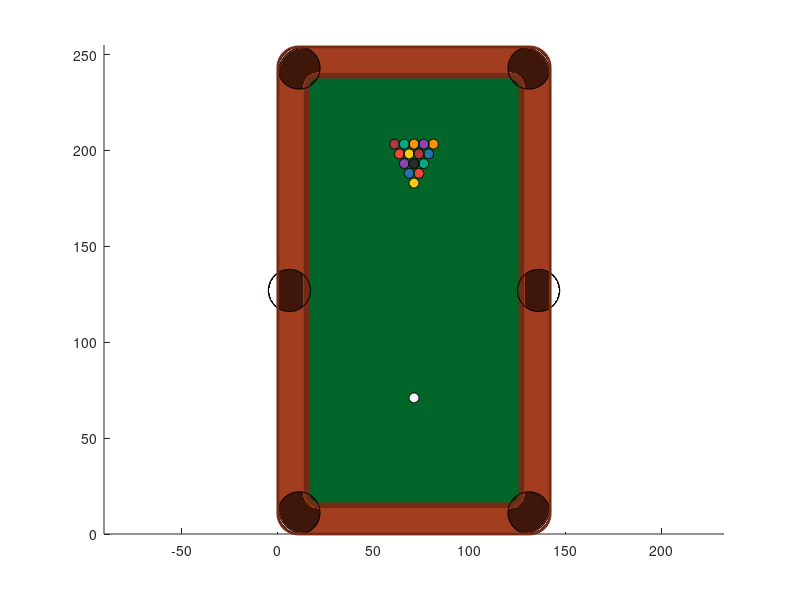

Source code (MATLAB):
clc;
close all;

width_outer = 142.0;
length_outer = 254.0;

width_inner = 112.0;
length_inner = 224.0;

ball_size = 5.08;

pocket_size = 22;
pocket_color = [62 22 10];

cloth_color = [2 102 42];
band_color = [162 61 31];
border_color = [116 43 21];

% yellow = [247 202 23];
% blue = [36 116 169];
% red = [239 72 54];
% purple = [143 68 173];
% orange = [249 148 6];
% green = [7 168 132];
% brown = [179 55 64];
% black = [43 43 43];
% white = [242 242 242];

balls = {
    242, 242, 242, 15 + width_inner/2, 15 + 1/4 * length_inner;
    
    247, 202, 23, 15 + width_inner/2, 15 + 3/4 * length_inner;
    
    36, 116, 169, 15 + width_inner/2 - 1/2 * ball_size, 15 + 3/4 * length_inner + ball_size;
    239, 72, 54, 15 + width_inner/2 + 1/2 * ball_size, 15 + 3/4 * length_inner + ball_size;
    
    43, 43, 43, 15 + width_inner/2, 15 + 3/4 * length_inner + 2 * ball_size;
    7, 168, 132, 15 + width_inner/2 + ball_size, 15 + 3/4 * length_inner + 2 * ball_size;
    143, 68, 173, 15 + width_inner/2 - ball_size, 15 + 3/4 * length_inner + 2 * ball_size;
    
    179, 55, 64, 15 + width_inner/2 + 1/2 * ball_size, 15 + 3/4 * length_inner + 3 * ball_size;
    247, 202, 23, 15 + width_inner/2 - 1/2 * ball_size, 15 + 3/4 * length_inner + 3 * ball_size;
    36, 116, 169, 15 + width_inner/2 + 3/2 * ball_size, 15 + 3/4 * length_inner + 3 * ball_size;
    239, 72, 54, 15 + width_inner/2 - 3/2 * ball_size, 15 + 3/4 * length_inner + 3 * ball_size;
    
    143, 68, 173, 15 + width_inner/2 + ball_size, 15 + 3/4 * length_inner + 4 * ball_size;
    249, 148, 6, 15 + width_inner/2 + 2 * ball_size, 15 + 3/4 * length_inner + 4 * ball_size;
    7, 168, 132, 15 + width_inner/2 - ball_size, 15 + 3/4 * length_inner + 4 * ball_size;
    179, 55, 64, 15 + width_inner/2 - 2 * ball_size, 15 + 3/4 * length_inner + 4 * ball_size;
    249, 148, 6, 15 + width_inner/2, 15 + 3/4 * length_inner + 4 * ball_size;
};

figure;
rectangle('Position', [0 0 width_outer length_outer], ...
    'Curvature', 0.2, 'FaceColor', band_color / 255);
rectangle('Position', [15 15 width_inner length_inner], ...
    'Curvature', 0.1, 'FaceColor', cloth_color / 255, 'EdgeColor', border_color / 255, ...
    'LineWidth', 4);

rectangle('Position', [0 0 pocket_size pocket_size], ...
    'Curvature', 1, 'FaceColor', pocket_color / 255);
rectangle('Position', [width_outer - pocket_size 0 pocket_size pocket_size], ...
    'Curvature', 1, 'FaceColor', pocket_color / 255);
rectangle('Position', [width_outer - pocket_size length_outer - pocket_size pocket_size pocket_size], ...
    'Curvature', 1, 'FaceColor', pocket_color / 255);
rectangle('Position', [0 length_outer - pocket_size pocket_size pocket_size], ...
    'Curvature', 1, 'FaceColor', pocket_color / 255);
rectangle('Position', [width_outer - pocket_size + 5 length_outer/2 - pocket_size/2 pocket_size pocket_size], ...
    'Curvature', 1, 'FaceColor', pocket_color / 255);
rectangle('Position', [-5 length_outer/2 - pocket_size/2 pocket_size pocket_size], ...
    'Curvature', 1, 'FaceColor', pocket_color / 255);

rectangle('Position', [-10 1 10 length_outer], 'FaceColor', [1, 1, 1], 'EdgeColor', 'none');
rectangle('Position', [width_outer 1 10 length_outer], 'FaceColor', [1, 1, 1], 'EdgeColor', 'none');

rectangle('Position', [0 0 width_outer length_outer], 'EdgeColor', border_color / 255, 'Curvature', 0.15, 'LineWidth', 2);

c = 1;
for i = 1:16
    x = cell2mat(balls(i, 4)) - ball_size/2;
    y = cell2mat(balls(i, 5)) - ball_size/2;
    rectangle('Position', [x y ball_size ball_size], ...
        'Curvature', 1, 'FaceColor', cell2mat(balls(i, 1:3)) / 255);
    c = c + 1;
end
axis equal
